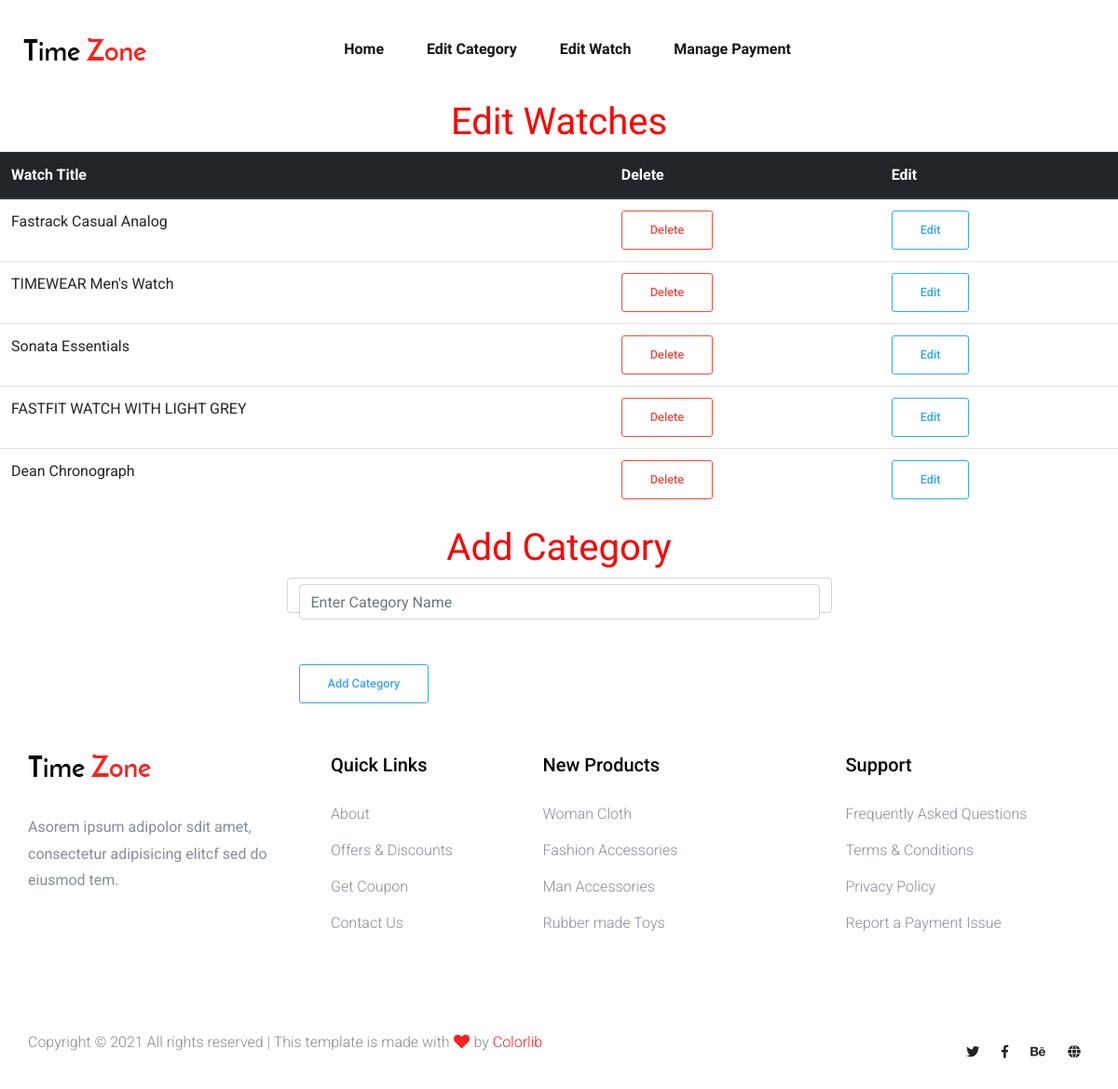
The page /management/editWatches/ on the database its author committed.
### managment/models.py (models this page shows, shortened)
class Watch(models.Model):
    cat = models.ForeignKey(Category, on_delete=models.CASCADE, null=True, blank=True)
    title = models.CharField(max_length=30, null = True, blank=True)
    dis = models.TextField(null=True, blank=True)
    price = models.IntegerField(null=True, blank=True)
    img1 = models.FileField(null=True, blank=True)
    img2 = models.FileField(null=True, blank=True)
    img3 = models.FileField(null=True, blank=True)
    available = models.BooleanField(default=True, null=True, blank=True)

### managment/views.py (the view)
# urls.py: path('editWatches/', EditWatches, name='editWatch'),
def EditWatches(request):
    watches =Watch.objects.all()
    if 'delete' in request.POST:
        Watch.objects.filter(id = request.POST['delete']).delete()
    return render(request, 'EditWatch.html', {'watches':watches})

### templates/EditWatch.html (shortened to what this page needs)
{% extends "base2.html" %} {% block body %} {% load static %}
<h1 style="color: red; text-align: center">Edit Watches</h1>
<table class="table">
  <thead class="thead-dark">
    <tr>
      <th scope="col">Watch Title</th>
      <th scope="col">Delete</th>
      <th scope="col">Edit</th>
    </tr>
  </thead>
  <tbody>
    {% for i in watches %}
    <tr>
      <td>{{i.title}}</td>
      <td>
        <form action="" method="post">
          <button
            type="submit"
            name="delete"
            value="{{i.id}}"
            class="genric-btn danger-border radius"
          >
            Delete
          </button>
        </form>
      </td>
      <td>
        <form action="" method="post">
          <a href="{% url 'ecat' i.id %}"
            class="genric-btn info-border radius"
          >
            Edit
          </a>
        </form>
      </td>
    </tr>
    {% endfor %}
  </tbody>
</table>
<h1 style="color: red; text-align: center">Add Category</h1>
<div class="row">
  <div class="col-md-3"></div>
  <div class="col-md-6">
    <form action="" class="form form-control" method="post">
      <input
        class="form-control"
        placeholder="Enter Category Name"
        type="text"
        name="CategoryName"
      />
      <br /><br />
      <button name="add" class="genric-btn info-border radius" type="submit">
        Add Category
      </button>
    </form>
    <div class="col-md-3"></div>
  </div>
</div>
{% endblock %}

### rows shown on the page
Watch: title "Fastrack Casual Analog", {{ i.id }} 1 (drawn)
Watch: title "TIMEWEAR Men's Watch", {{ i.id }} 2 (drawn)
Watch: title "Sonata Essentials", {{ i.id }} 3 (drawn)
Watch: title "FASTFIT WATCH WITH LIGHT GREY", {{ i.id }} 4 (drawn)
Watch: title "Dean Chronograph", {{ i.id }} 5 (drawn)
